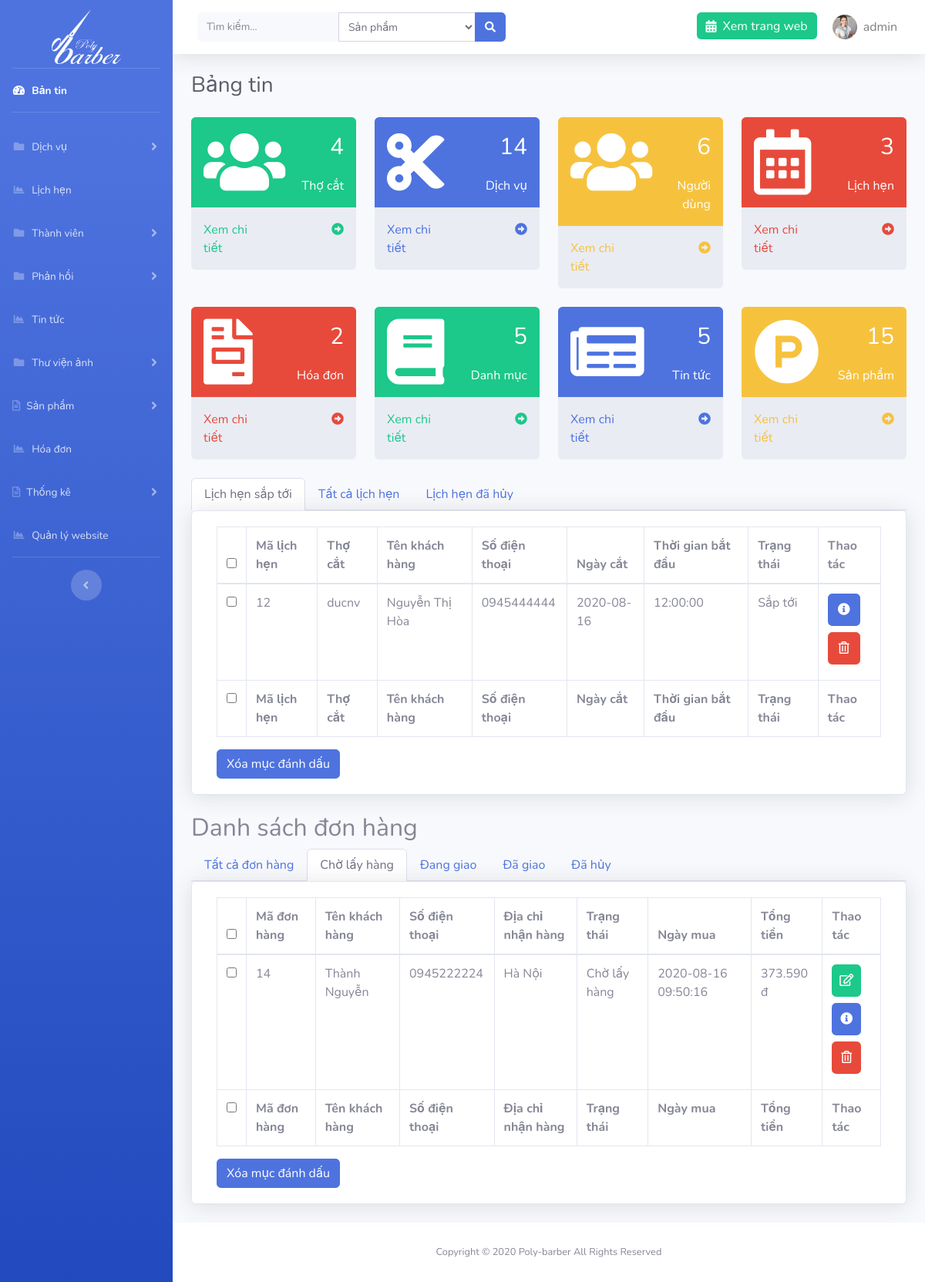
The app's page /admin/index.php (signed in) with its own data.
### tables this page shows
CREATE TABLE `setting` (
  `id` int(11) NOT NULL,
  `logo` varchar(191) NOT NULL,
  `file_ico` varchar(191) NOT NULL,
  `title` varchar(191) NOT NULL,
  `introduce` text NOT NULL,
  `slogan` varchar(191) NOT NULL
);

CREATE TABLE `appointments` (
  `id` int(11) NOT NULL,
  `id_barber` int(11) NOT NULL,
  `id_user` int(11) NOT NULL,
  `day` date NOT NULL,
  `id_time` int(11) NOT NULL,
  `cancel` int(1) NOT NULL,
  `created_at` timestamp NOT NULL DEFAULT current_timestamp()
);

CREATE TABLE `barbers` (
  `id` int(11) NOT NULL,
  `name` varchar(191) NOT NULL,
  `account` varchar(191) NOT NULL,
  `phone` varchar(11) NOT NULL,
  `email` varchar(191) DEFAULT NULL,
  `password` varchar(191) NOT NULL,
  `address` varchar(255) NOT NULL,
  `images` varchar(191) DEFAULT NULL,
  `code` varchar(191) DEFAULT NULL,
  `time_code` int(11) DEFAULT NULL
);

CREATE TABLE `users` (
  `id` int(11) NOT NULL,
  `account` varchar(191) NOT NULL,
  `password` varchar(191) NOT NULL,
  `name` varchar(191) NOT NULL,
  `address` varchar(255) NOT NULL,
  `phone` varchar(11) NOT NULL,
  `email` varchar(191) NOT NULL,
  `role` int(1) NOT NULL,
  `images` varchar(191) DEFAULT NULL,
  `code` varchar(191) DEFAULT NULL,
  `time_code` int(11) DEFAULT NULL
);

CREATE TABLE `word_time` (
  `id` int(11) NOT NULL,
  `time` time NOT NULL
);

CREATE TABLE `orders` (
  `id` int(11) NOT NULL,
  `id_user` int(11) NOT NULL,
  `status` varchar(191) NOT NULL,
  `address` varchar(255) NOT NULL,
  `phone` varchar(11) NOT NULL,
  `created_at` timestamp NOT NULL DEFAULT current_timestamp() ON UPDATE current_timestamp()
);

### admin/home/home.php (the view, shortened to what the rows shown need)
<?php
$appointment = list_all_appointment();
$app_com = appointment_list_cancel('0');
$order = list_all_order();
$order_wait =list_status_order('Chờ lấy hàng');
?>
<div class="container-fluid">
    <div class="d-sm-flex align-items-center justify-content-between mb-4">
        <h1 class="h3 mb-0 text-gray-800">Bảng tin</h1>
    </div>
    <div class="tab-content" id="nav-tabContent">
        <div class="tab-pane fade show active" id="nav-home" role="tabpanel" aria-labelledby="nav-home-tab">
            <div class="card shadow mb-4">
                <div class="card-body">
                    <div class="table-responsive">
                        <form action="<?= ROOT ?>/admin/?page=appointment" method="POST" class="col-md-12">
                            <table class="table table-bordered" id="dataTable" width="100%" cellspacing="0">
                                <thead>
                                    <tr>
                                        <th>
                                            <input type="checkbox" name="checkall" class="checkall">
                                        </th>
                                        <th>Mã lịch hẹn</th>
                                        <th>Thợ cắt</th>
                                        <th>Tên khách hàng</th>
                                        <th>Số điện thoại</th>
                                        <th>Ngày cắt</th>
                                        <th>Thời gian bắt đầu</th>
                                        <th>Trạng thái</th>
                                        <th>Thao tác</th>
                                    </tr>
                                </thead>
                                <tfoot>
                                    <tr>
                                        <th>
                                            <input type="checkbox" name="checkall" class="checkall">
                                        </th>
                                        <th>Mã lịch hẹn</th>
                                        <th>Thợ cắt</th>
                                        <th>Tên khách hàng</th>
                                        <th>Số điện thoại</th>
                                        <th width=100>Ngày cắt</th>
                                        <th>Thời gian bắt đầu</th>
                                        <th>Trạng thái</th>
                                        <th>Thao tác</th>
                                    </tr>
                                </tfoot>
                                <tbody>
                                    <?php foreach ($app_com as $ac) : ?>
                                        <tr>
                                            <td>
                                                <input type="checkbox" name="id[]" id="" value="<?= $ac['id'] ?>">
                                            </td>
                                            <td><?= $ac['id'] ?></td>
                                            <td><?= $ac['account'] ?></td>
                                            <td><?= $ac['name'] ?></td>
                                            <td><?= $ac['phone'] ?></td>
                                            <td><?= $ac['day'] ?></td>
                                            <td><?= $ac['time'] ?></td>
                                            <?php if($ac['cancel']==0): ?>
                                    <td>Sắp tới</td>
                                    <?php elseif($ac['cancel']==1): ?>
                                        <td>Chờ phục vụ</td>
                                        <?php elseif($ac['cancel']==2): ?>
                                        <td>Đang phục vụ</td>
                                        <?php elseif($ac['cancel']==3): ?>
                                        <td>Hoàn thành</td>
                                        <?php elseif($ac['cancel']==4): ?>
                                        <td>Đã hủy lịch</td>
                                    <?php endif; ?>
                                            <td>
                                                <a href="<?= ROOT ?>admin/?page=appointment&action=detail&id=<?= $ac['id'] ?>" class="btn btn-primary  d-block p-2 w-75 mb-2"><i class="fas fa-info-circle"></i></a>
                                                <a href="<?= ROOT ?>admin/?page=appointment&id=<?= $ac['id'] ?>" onclick="return confirm('Bạn có chắc muốn xóa không')" class="btn btn-danger  d-block p-2 w-75 mb-2"><i class="far fa-trash-alt"></i></a>
                                            </td>
                                        </tr>
                                    <?php endforeach; ?>
                                </tbody>
                            </table>
                        </form>
                    </div>
                </div>
            </div>
        </div>
    </div>
    <h2>Danh sách đơn hàng</h2>
    <div class="tab-content" id="nav-tabContent">
        <div class="tab-pane fade show active" id="wait" role="tabpanel" aria-labelledby="order-wait">
            <div class="card shadow mb-4">
                <div class="card-body">
                    <div class="table-responsive">
                        <form action="<?=ROOT?>/admin/?page=order" method="POST" class="col-md-12">
                            <table class="table table-bordered" id="dataTable" width="100%" cellspacing="0">
                                <thead>
                                    <tr>
                                        <th>
                                            <input type="checkbox" name="checkall" class="checkall">
                                        </th>
                                        <th>Mã đơn hàng</th>
                                        <th>Tên khách hàng</th>
                                        <th>Số điện thoại</th>
                                        <th>Địa chỉ nhận hàng</th>
                                        <th>Trạng thái</th>
                                        <th>Ngày mua</th>
                                        <th>Tổng tiền</th>
                                        <th>Thao tác</th>
                                    </tr>
                                </thead>
                                <tfoot>
                                    <tr>
                                        <th>
                                            <input type="checkbox" name="checkall" class="checkall">
                                        </th>
                                        <th>Mã đơn hàng</th>
                                        <th>Tên khách hàng</th>
                                        <th>Số điện thoại</th>
                                        <th>Địa chỉ nhận hàng</th>
                                        <th>Trạng thái</th>
                                        <th>Ngày mua</th>
                                        <th>Tổng tiền</th>
                                        <th>Thao tác</th>
                                    </tr>
                                </tfoot>
                                <tbody>
                                    <?php foreach ($order_wait as $wait) : ?>
                                        <tr>
                                            <td>
                                                <input type="checkbox" name="id[]" id="" value="<?= $wait['id'] ?>">
                                            </td>
                                            <td><?= $wait['id'] ?></td>
                                            <td><?= $wait['name'] ?></td>
                                            <td><?= $wait['phone'] ?></td>
                                            <td><?= $wait['address'] ?></td>
                                            <td><?= $wait['status'] ?></td>
                                            <td><?= $wait['created_at'] ?></td>
                                            <?php $detail = list_all_detail($wait['id']);
                                            $total = 0;
                                            foreach ($detail as $d) {
                                                $price_new = $d['price'] - ($d['price'] * $d['sale']);
                                                $total += $d['quantity'] * $price_new;
                                            }
                                            ?>
                                            <td><?= number_format($total, 0, ',', '.') . ' đ'; ?></td>
                                            <td>
                                                <a href="<?= ROOT ?>admin/?page=order&action=edit&id=<?= $wait['id'] ?>" class="btn btn-success d-block p-2 w-75 mb-2"><i class="far fa-edit"></i></a>
                                                <a href="<?= ROOT ?>admin/?page=order&action=detail&id=<?= $wait['id'] ?>" class="btn btn-primary d-block p-2 w-75 mb-2"><i class="fas fa-info-circle"></i></a>
                                                <a href="<?= ROOT ?>admin/?page=order&id=<?= $wait['id'] ?>" onclick="return confirm('Bạn có chắc muốn xóa không')" class="btn btn-danger d-block p-2 w-75 mb-2"><i class="far fa-trash-alt"></i></a>
                                            </td>
                                        </tr>
                                    <?php endforeach; ?>
                                </tbody>
                            </table>
                        </form>
                    </div>
                </div>
            </div>
        </div>
    </div>
</div>

### admin/template/header.php (shortened to what the rows shown need)
<?php $setting = list_limit_setting(); ?>
<!DOCTYPE html>
<html lang="en">
<head>
    <link href="resource/vendor/fontawesome-free/css/all.min.css" rel="stylesheet" type="text/css">
    <link rel="stylesheet" href="resource/vendor/select2.min.css" />
<link rel="stylesheet" href="https://maxcdn.bootstrapcdn.com/bootstrap/4.4.1/css/bootstrap.min.css">
    <link href="resource/css/sb-admin-2.css" rel="stylesheet">
    <link href="resource/vendor/datatables/dataTables.bootstrap4.min.css" rel="stylesheet">
</head>
<body id="page-top">
    <div id="wrapper">
        <ul class="navbar-nav bg-gradient-primary sidebar sidebar-dark accordion" id="accordionSidebar">
            <a class="sidebar-brand d-flex align-items-center justify-content-center mb-3 pt-5" href="<?=ROOT?>admin">
                <img src="../images/<?=$setting['logo']?>" alt="logo" width="90" height="70">
            </a>
        </ul>
        <div id="content-wrapper" class="d-flex flex-column">
            <div id="content">

### records on screen
setting: logo (picture)
appointments: id "12", id_barber.account "ducnv", id_user.name "Nguyễn Thị Hòa", id_user.phone "0945444444", day "2020-08-16", word_time.time "12:00:00", cancel "Sắp tới"
orders: id "14", id_user.name "Thành Nguyễn", phone "0945222224", address "Hà Nội", status "Chờ lấy hàng", created_at "2020-08-16 09:50:16", total "373.590"

### other values on screen
$_SESSION['user']['account'] "admin"
$barber "4"
$service "14"
$user "6"
$appointments "3"
$orders "2"
$category "5"
$news "5"
$product "15"
